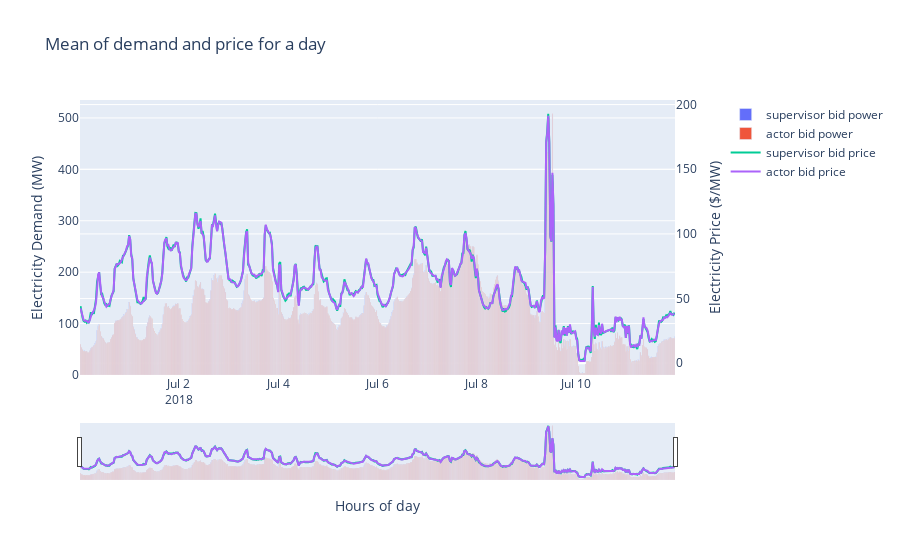

Source (notebook cell):
### Code cell
fig = make_subplots(specs=[[{"secondary_y": True}]])
fig.add_trace(go.Bar(x=results['timestamp'], y=results['b_fcas_power'], name='supervisor bid power'), secondary_y=False)
fig.add_trace(go.Bar(x=results['timestamp'], y=results['b_fcas_actor_power'], name='actor bid power'), secondary_y=False)

fig.add_trace(go.Scatter(x=results['timestamp'], y=results['b_fcas_price'], name='supervisor bid price'), secondary_y=True)
fig.add_trace(go.Scatter(x=results['timestamp'], y=results['b_fcas_actor_price'], name='actor bid price'), secondary_y=True)


# Add figure title
fig.update_layout(
    title_text="Mean of demand and price for a day",
    xaxis_rangeslider_visible=True,
)

# Set x-axis title
fig.update_xaxes(title_text="Hours of day")

# Set y-axes titles
fig.update_yaxes(title_text="Electricity Demand (MW)", secondary_y=False)
fig.update_yaxes(title_text="Electricity Price ($/MW)", secondary_y=True)

fig.show()

### Figure 1 — Plotly figure (JSON) as saved in the notebook; plotly's stock layout.template omitted (floating-point values rounded to 4 significant figures; data arrays with more than 128 entries replaced by an {"elided": "..."} marker saying what was removed)
{"data": [{"name": "supervisor bid power", "type": "bar", "x": {"elided": "575 str values"}, "xaxis": "x", "y": {"elided": "575 str values"}, "yaxis": "y"}, {"name": "actor bid power", "type": "bar", "x": {"elided": "575 str values"}, "xaxis": "x", "y": {"elided": "575 float values"}, "yaxis": "y"}, {"name": "supervisor bid price", "type": "scatter", "x": {"elided": "575 str values"}, "xaxis": "x", "y": {"elided": "575 float values"}, "yaxis": "y2"}, {"name": "actor bid price", "type": "scatter", "x": {"elided": "575 str values"}, "xaxis": "x", "y": {"elided": "575 float values"}, "yaxis": "y2"}], "layout": {"title": {"text": "Mean of demand and price for a day"}, "xaxis": {"anchor": "y", "domain": [0, 0.94], "rangeslider": {"visible": true}, "title": {"text": "Hours of day"}}, "yaxis": {"anchor": "x", "domain": [0, 1], "title": {"text": "Electricity Demand (MW)"}}, "yaxis2": {"anchor": "x", "overlaying": "y", "side": "right", "title": {"text": "Electricity Price ($/MW)"}}}}
